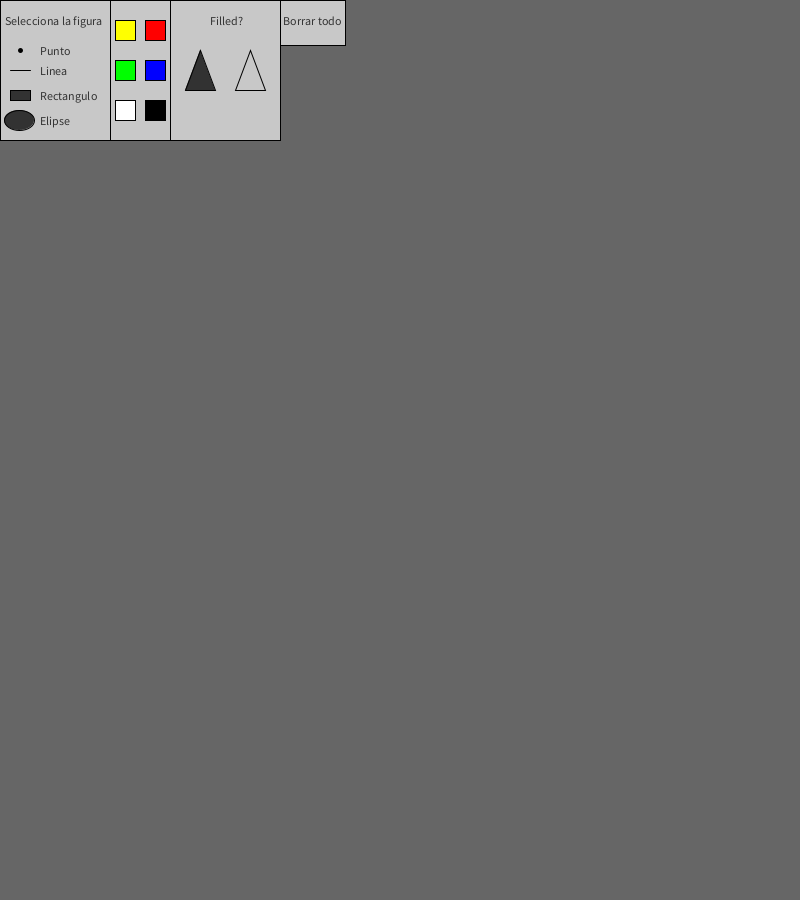
Frame 1 (no input)
Frame 60 (the mouse pressed at the canvas centre just before this capture): identical to frame 1, image omitted
Frame 120 (the mouse held since frame 60 and released just before this capture): identical to frame 1, image omitted

The Processing sketch that drew this single still picture (run headless with seeded random() and noise(); from frame 60 on, the mouse is pressed at the canvas centre):

// Processing sketch: e2Paint
// ── e2Paint.pde
int tipo;
int Amarillo,Rojo,Verde,Azul,Gris,GrisClaro;
boolean relleno;
color coloractual;

void setup(){
  size(800,900);
  Amarillo = color(255,255,0);
  Rojo = color(255,0,0);
  Verde = color(0,255,0);
  Azul = color(0,0,255);
  Gris= color(102);
  GrisClaro = color(200);
  coloractual = color(0);
  relleno=true;
  background(Gris);
  
}

void draw()
{
  fill(color(200));
  rect(0,0,110,140);
  fill(color(50));
  text("Selecciona la figura",5,25);
  strokeWeight(5);
  point(20,50);
  text("Punto",40,55);
  strokeWeight(1);
  line(10,70,30,70);
  text("Linea",40,75);
  rect(10,90,20,10);
  text("Rectangulo",40,100);
  ellipse(19,120,30,20);
  text("Elipse",40,125);
  fill(GrisClaro);
  rect(110,0,65,140);
  fill(Amarillo);
  rect(115,20,20,20);
  fill(Rojo);
  rect(145,20,20,20);
  fill(Verde);
  rect(115,60,20,20);
  fill(Azul);
  rect(145,60,20,20);
  fill(255);
  rect(115,100,20,20);
  fill(0);
  rect(145,100,20,20);
  fill(GrisClaro);
  rect(170,0,110,140);
  fill(color(50));
  text("Filled?",210,25);
  triangle(200, 50, 185, 90, 215, 90);
  noFill();
  triangle(250, 50, 235, 90, 265, 90);
  fill(GrisClaro);
  rect(280,0,65,45);
  fill(color(50));
  text("Borrar todo",283,25);

  if(tipo==4)
  {
     noFill();
     stroke(Rojo);
     rect(0,60,110,20);
     stroke(0);
     fill(0);
  }
  if(tipo==1)
  {
     noFill();
     stroke(Rojo);
     rect(0,85,110,20);
     stroke(0);
     fill(0);
  }
  if(tipo==2)
  {
     noFill();
     stroke(Rojo);
     rect(0,110,110,20);
     stroke(0);
     fill(0);
  }
  if(tipo==3)
  {
     noFill();
     stroke(Rojo);
     rect(0,40,110,20);
     stroke(0);
     fill(0);
  }
  selectfigure();
}

void selectfigure()
{
  if (mousePressed)
 {
   if(relleno==true)
   {
     if (tipo==1 )
     {
         fill(coloractual);
         stroke(coloractual);
         rect(mouseX-25,mouseY-25,55,35);       
     }
     if (tipo==2)
     {
         fill(coloractual);
         stroke(coloractual);
         ellipse(mouseX,mouseY,55,35);    
     }
     if (tipo==3)
     {
         stroke(coloractual);
         strokeWeight(10);
         point(mouseX,mouseY);
         strokeWeight(0);   
     }
     if (tipo==4)
     {       
         stroke(coloractual);
         strokeWeight(5);
         line(mouseX, mouseY, pmouseX, pmouseY);
         strokeWeight(0);   
     }
   }
   else
   {
     if (tipo==1 )
     {
         noFill();
         stroke(coloractual);
         rect(mouseX-25,mouseY-25,55,35);       
     }
     if (tipo==2)
     {
         noFill();
         stroke(coloractual);
         ellipse(mouseX,mouseY,55,35); 
     }
     if (tipo==3)
     {
         stroke(coloractual);
         strokeWeight(10);
         point(mouseX,mouseY);
         strokeWeight(0); 
     }
     if (tipo==4)
     {     
         stroke(coloractual);
         //noStroke();
         strokeWeight(5);
         line(mouseX, mouseY, pmouseX, pmouseY);
         strokeWeight(0);   
     }
   }
 }
}

void mousePressed()
{
//click en las figuras
if ((mouseX>10) && (mouseY>90) && (mouseX<50) && (mouseY<100))
 {
   tipo = 1;
 }
 if ((mouseX>0) && (mouseY>100) && (mouseX<50) && (mouseY<130))
 {
   tipo = 2;
 }
 if ((mouseX>10) && (mouseY>45) && (mouseX<50) && (mouseY<55))
 {
    tipo=3;
 }
 if ((mouseX>10) && (mouseY>65) && (mouseX<50) && (mouseY<75))
 {  
  tipo=4;
 }
 if ((mouseX>115) && (mouseY>20) && (mouseX<135) && (mouseY<40))
 {  
  coloractual=color(Amarillo);
 }
 if ((mouseX>145) && (mouseY>20) && (mouseX<165) && (mouseY<40))
 {  
  coloractual=color(Rojo);
 }
 if ((mouseX>115) && (mouseY>60) && (mouseX<135) && (mouseY<80))
 {  
  coloractual=color(Verde);
 }
 if ((mouseX>145) && (mouseY>60) && (mouseX<165) && (mouseY<80))
 {  
  coloractual=color(Azul);
 }
 if ((mouseX>115) && (mouseY>100) && (mouseX<135) && (mouseY<120))
 {  
  coloractual=color(255);
 }
 if ((mouseX>145) && (mouseY>100) && (mouseX<165) && (mouseY<120))
 {  
  coloractual=color(0);
 }
 if ((mouseX>183) && (mouseY>47) && (mouseX<238) && (mouseY<92))
 {  
  relleno=true;
 }
 if ((mouseX>233) && (mouseY>47) && (mouseX<268) && (mouseY<92))
 {  
  relleno=false;
 }
 if ((mouseX>280) && (mouseY>0) && (mouseX<345) && (mouseY<45))
 {  
  background(Gris);
 }
}
